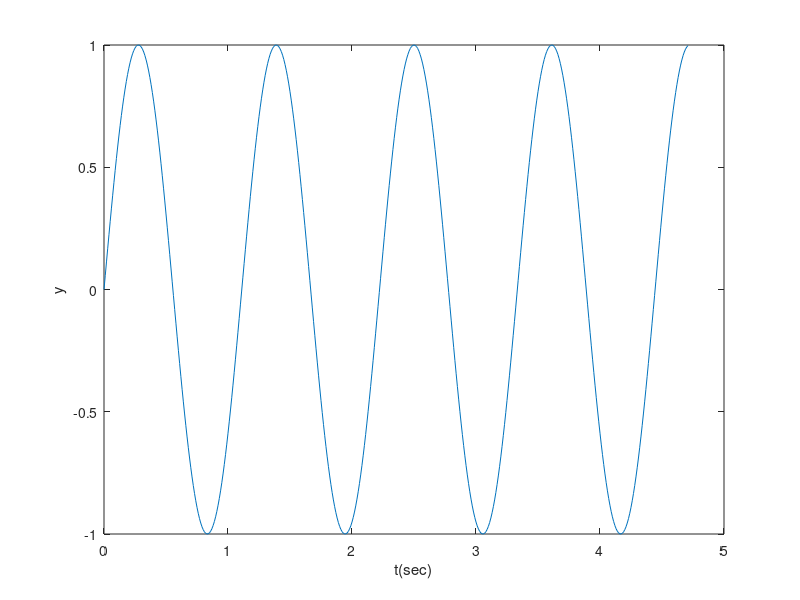
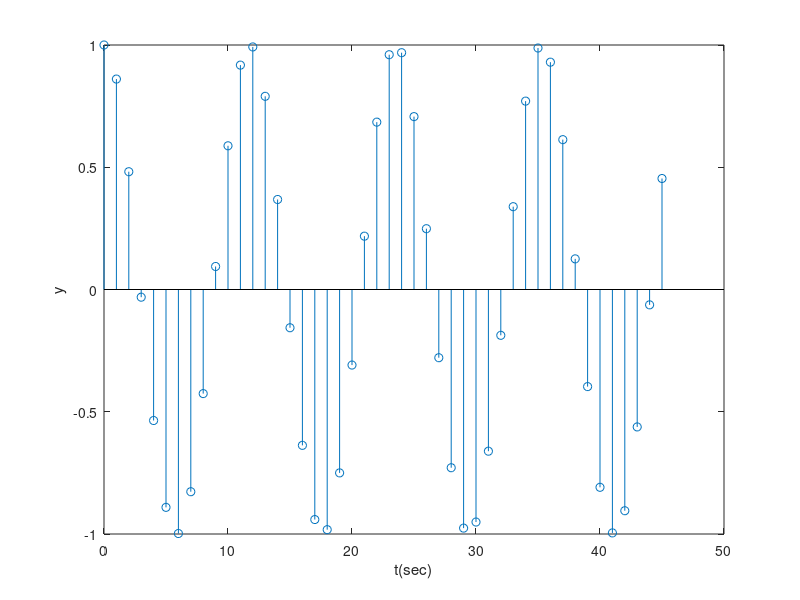

The MATLAB source for these figures, in order: (Note: this script raises an error after producing the figures.)
x=0:.01:(3*pi/2);
y=sin(1.8*pi*x);
figure(1);
plot(x,y);
xlabel("t(sec)");
ylabel("y");

a=[0:45];
b=cos((1.7*pi*a)/10);
figure(2);
stem(a,b);
xlabel("t(sec)");
ylabel("y");

syms t ;

u(t) = heaviside(t);
z(t) = exp(-t) * u(t);
y1(t) = z(t-1);
y2(t) = z(t+1);

figure(3);
subplot(3,1,1);ezplot(z(t)); axis([-4 4 0 1]);
subplot(3,1,2);ezplot(y1(t)); axis([-4 4 0 1]);
subplot(3,1,3);ezplot(y2(t)); axis([-4 4 0 1]);
